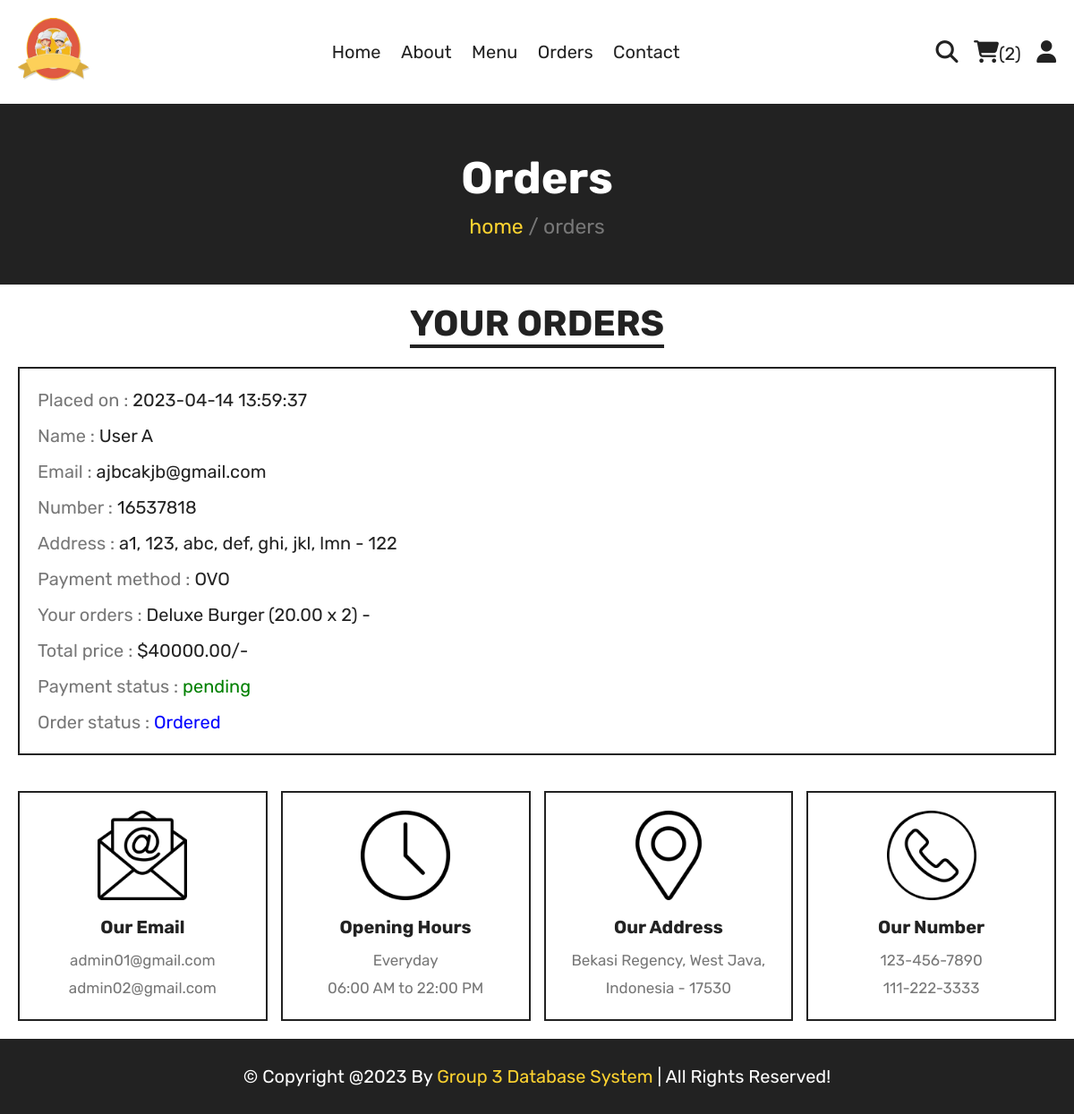
The app's page /orders.php (signed in) with its own data.
### tables this page shows
CREATE TABLE `orders` (
  `OrderID` int(100) NOT NULL,
  `CustomerID` int(100) NOT NULL,
  `Name` varchar(20) NOT NULL,
  `Number` varchar(10) NOT NULL,
  `Email` varchar(50) NOT NULL,
  `PaymentMethod` varchar(100) NOT NULL,
  `Address` varchar(500) NOT NULL,
  `TotalProducts` varchar(1000) NOT NULL,
  `TotalPrice` decimal(10,2) NOT NULL,
  `Date` datetime NOT NULL DEFAULT current_timestamp(),
  `OrderStatus` varchar(20) NOT NULL,
  `PaymentStatus` varchar(20) NOT NULL DEFAULT 'Pending'
);

### orders.php (the view, shortened to what this page needs)
<?php
   include 'components/connect.php';
   if(isset($_SESSION['user_id'])){
      $user_id = $_SESSION['user_id'];
   } else {
      $user_id = '';
      header('location:home.php');
   };
?>
<!DOCTYPE html>
<html lang="en">
   <head>
      <link rel="stylesheet" href="https://cdnjs.cloudflare.com/ajax/libs/font-awesome/6.1.1/css/all.min.css">
      <link rel="stylesheet" href="css/style.css">
   </head>
   <body>
      <?php include 'components/user_header.php'; ?>
      <div class="heading">
         <h3>orders</h3>
         <p><a href="html.php">home</a> <span> / orders</span></p>
      </div>
      <section class="orders">
         <h1 class="title">your orders</h1>
         <div class="box-container">
         <?php
            if($user_id == ''){
               echo '<p class="empty">please login to see your orders</p>';
            }else{
               $select_orders = $conn->prepare("SELECT * FROM `orders` WHERE CustomerID = ?");
               $select_orders->execute([$user_id]);
               if($select_orders->rowCount() > 0){
                  while($fetch_orders = $select_orders->fetch(PDO::FETCH_ASSOC)){
         ?>
         <div class="box">
            <p>Placed on : <span><?= $fetch_orders['Date']; ?></span></p>
            <p>Name : <span><?= $fetch_orders['Name']; ?></span></p>
            <p>Email : <span><?= $fetch_orders['Email']; ?></span></p>
            <p>Number : <span><?= $fetch_orders['Number']; ?></span></p>
            <p>Address : <span><?= $fetch_orders['Address']; ?></span></p>
            <p>Payment method : <span><?= $fetch_orders['PaymentMethod']; ?></span></p>
            <p>Your orders : <span><?= $fetch_orders['TotalProducts']; ?></span></p>
            <p>Total price : <span>$<?= $fetch_orders['TotalPrice']; ?>/-</span></p>
            <p>Payment status : <span style="color:<?php if($fetch_orders['PaymentStatus'] == 'Pending'){ echo 'red'; }else{ echo 'green'; }; ?>"><?= $fetch_orders['PaymentStatus']; ?></span> </p>
            <p>Order status : <span style="color:<?php if($fetch_orders['OrderStatus'] == 'Ordered'){ echo 'blue'; }else if($fetch_orders['OrderStatus'] == 'Cooked'){ echo 'red'; }else if($fetch_orders['OrderStatus'] == 'Find Delivery'){ echo 'yellow'; }else if($fetch_orders['OrderStatus'] == 'Delivering'){ echo 'gray'; }else{ echo 'green'; }; ?>"><?= $fetch_orders['OrderStatus']; ?></span> </p>
         </div>
         <?php
            }
            } else {
               echo '<p class="empty">no orders placed yet!</p>';
            }
            }
         ?>
         </div>
      </section>
      <?php include 'components/footer.php'; ?>
   </body>
</html>

### css/style.css (style rules this page uses)
:root { --yellow:#fed330; --red:#e74c3c; --white:#fff; --black:#222; --light-color:#777; --border:.2rem solid var(--black); }
* { font-family: 'Rubik', sans-serif; margin:0; padding:0; box-sizing: border-box; outline: none; border: none; text-decoration: none; }
html { font-size: 62.5%; overflow-x: hidden; scroll-behavior: smooth; stop-opacity: 7rem; }
section { margin:0 auto; max-width: 1200px; padding:2rem; }
.title { text-align: center; margin-bottom: 2.5rem; font-size: 4rem; color:var(--black); text-transform: uppercase; text-decoration: underline; text-underline-offset: 1rem; }
.heading { display: flex; align-items: center; justify-content: center; gap:1rem; flex-flow: column; background-color: var(--black); min-height: 20rem; }
.heading h3 { font-size: 5rem; color:var(--white); text-transform: capitalize; }
.heading p { font-size: 2.3rem; color:var(--light-color); }
.heading p a { color:var(--yellow); }
.orders .box-container { display: flex; flex-wrap: wrap; gap:1.5rem; align-items: flex-start; }
.orders .box-container .box { padding:1rem 2rem; border:var(--border); flex:1 1 40rem; }
.orders .box-container .box p { line-height: 1.5; margin:1rem 0; font-size: 2rem; color:var(--light-color); }
.orders .box-container .box p span { color:var(--black); }

### records on screen
orders: Date "2023-04-14 13:59:37", Name "User A", Email "ajbcakjb@gmail.com", Number "16537818", Address "a1, 123, abc, def, ghi, jkl, lmn - 122", PaymentMethod "OVO", TotalProducts "Deluxe Burger (20.00 x 2) -", TotalPrice "40000.00", PaymentStatus "pending", OrderStatus "Ordered"

### other values on screen
$total_cart_items "2"
